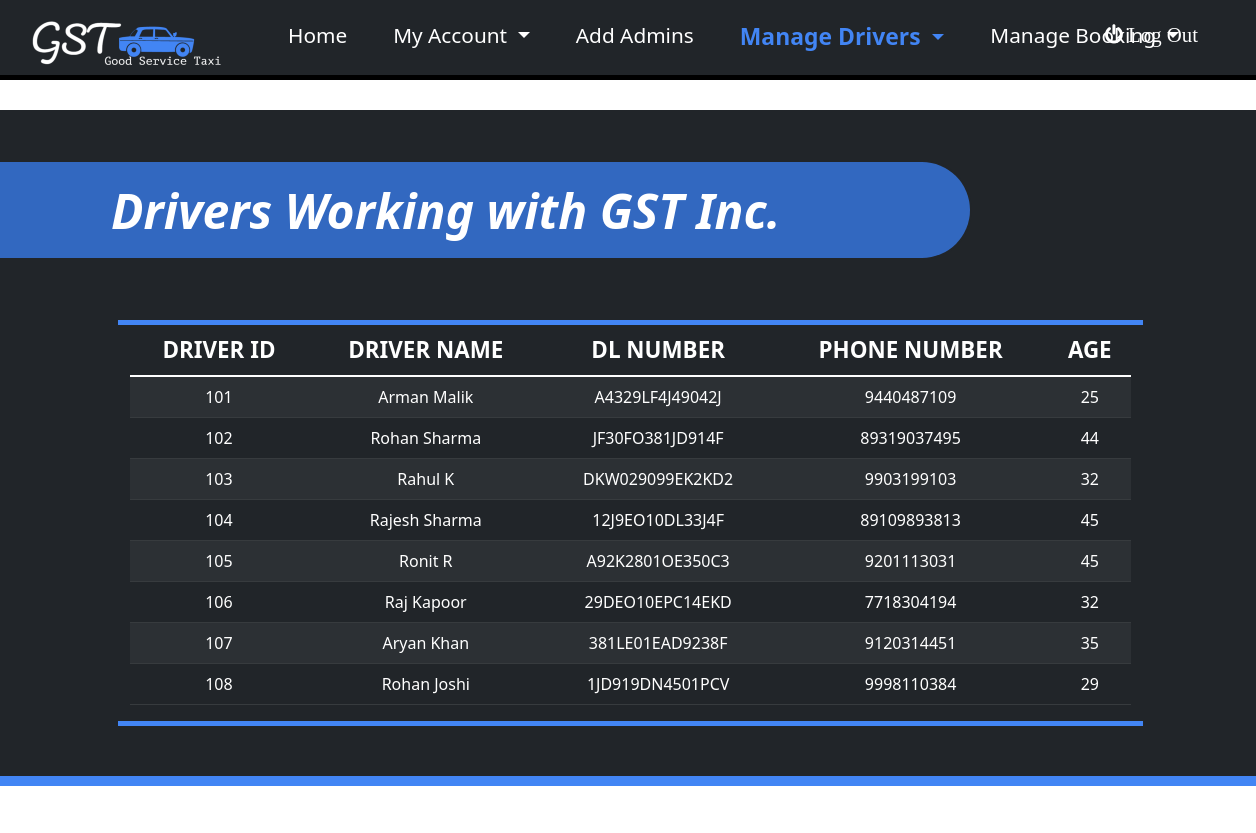
The page /ViewDrivers (upper part) on the database as committed earlier.
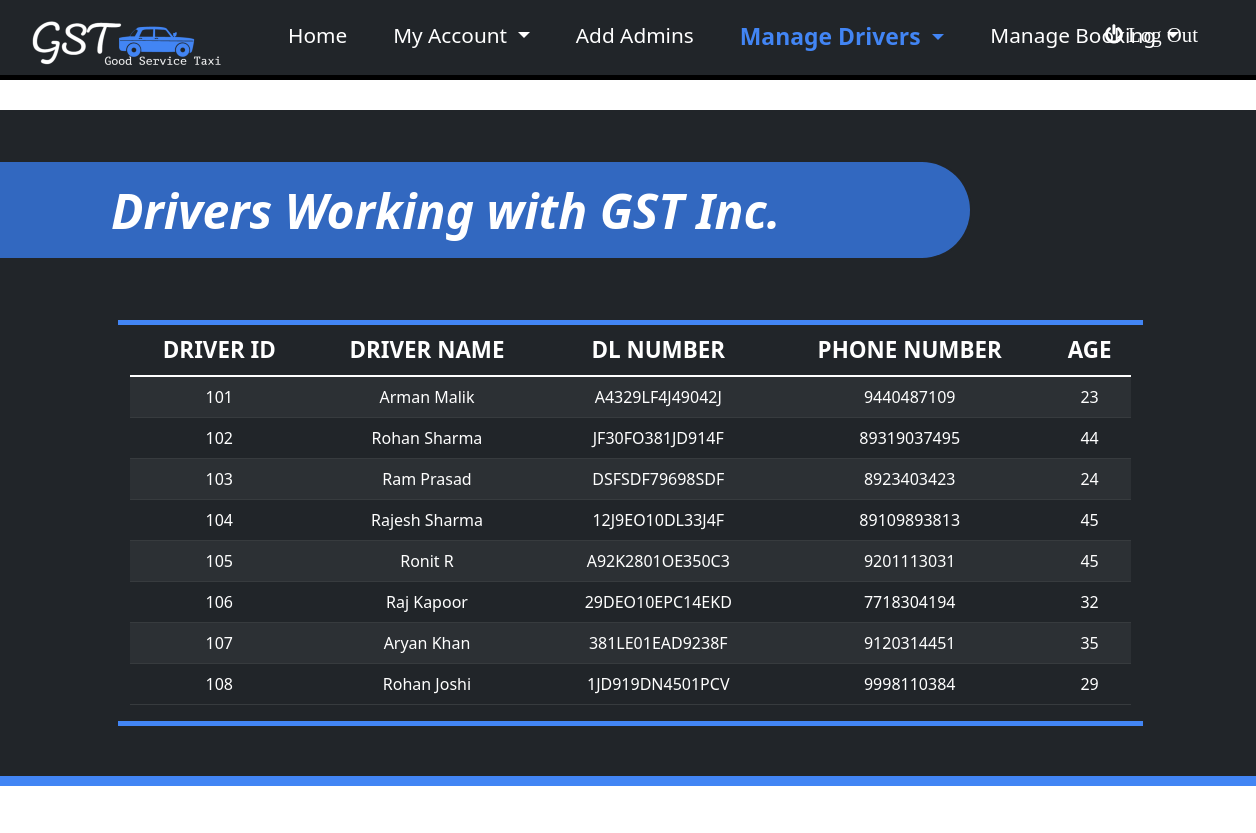
The same page on the database as committed later.
### tables this page shows
CREATE TABLE driver(
driver_id integer PRIMARY KEY,
Dname varchar2(20) NOT NULL,
DL_no number(10) UNIQUE NOT NULL,
dph_no number(10) NOT NULL,
Age number(2),
admin_id REFERENCES admin(admin_id) DEFAULT 101);

### app.py (the view)
@app.route('/ViewDrivers',methods=("GET","POST"))
def ViewDrivers():
    con = sqlite3.connect("DBMS.db")
    cur = con.cursor()
    query = "SELECT * FROM DRIVER ORDER BY DRIVER_ID"
    cur.execute(query)
    rows = cur.fetchall()
    con.close()
    return render_template('ViewDrivers.html',adminid=adminid,rows=rows)

### templates/ViewDrivers.html (shortened to what this page needs)
{% extends "AdminBase.html" %}
{% block content %}
<div class="row" id="mainContainer">
  <h1 class="title2">Drivers Working with GST Inc.</h1>
  <div id="table" class="col-10 offset-1"  >
    <table class="table table-dark table-striped">
        <thead>
            <tr>
              <th scope="col">DRIVER ID</th>
              <th scope="col">DRIVER NAME</th>
              <th scope="col">DL NUMBER</th>
              <th scope="col">PHONE NUMBER</th>
              <th scope="col">AGE</th>
            </tr>
        </thead>
        <tbody>
            {% for rowdata in rows %}
            <tr>
              <td>{{rowdata[0]}}</td>
              <td>{{rowdata[1]}}</td>
              <td>{{rowdata[2]}}</td>
              <td>{{rowdata[3]}}</td>
              <td>{{rowdata[4]}}</td>
            </tr>
            {% endfor %}
        </tbody>
    </table>
  </div>
</div>
{% endblock %}

Rows that differ between the two databases and show on the page:
changed driver "Arman Malik": Age "25" → "23"
changed driver id 103: Dname "Rahul K" → "Ram Prasad"; DL_no "DKW029099EK2KD2" → "DSFSDF79698SDF"; dph_no "9903199103" → "8923403423"; Age "32" → "24"
